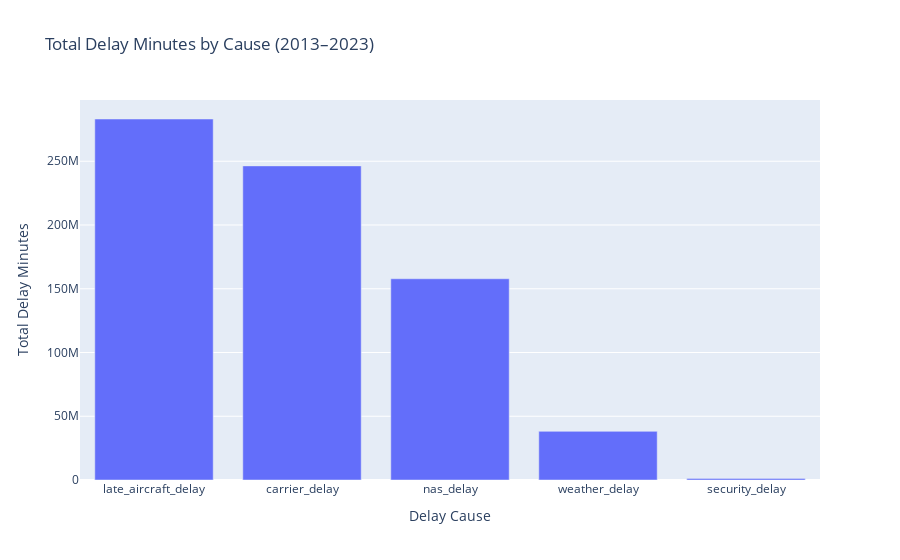

Here is the notebook cell this chart was saved with:
### Code cell
# Visualization of Total Delay Sources

fig = px.bar(
    x=total_delays.index,          
    y=total_delays.values,         
    title="Total Delay Minutes by Cause (2013–2023)",
    labels={"x": "Delay Cause", "y": "Total Delay Minutes"} 
)

fig.show()

### Figure 1 — Plotly figure (JSON) as saved in the notebook; plotly's stock layout.template omitted (floating-point values rounded to 4 significant figures)
{"data": [{"hovertemplate": "Delay Cause=%{x}<br>Total Delay Minutes=%{y}<extra></extra>", "legendgroup": "", "marker": {"color": "#636efa", "pattern": {"shape": ""}}, "name": "", "orientation": "v", "showlegend": false, "textposition": "auto", "type": "bar", "x": ["late_aircraft_delay", "carrier_delay", "nas_delay", "weather_delay", "security_delay"], "xaxis": "x", "y": [283100000.0, 246400000.0, 157800000.0, 38150000.0, 1266000.0], "yaxis": "y"}], "layout": {"barmode": "relative", "legend": {"tracegroupgap": 0}, "title": {"text": "Total Delay Minutes by Cause (2013–2023)"}, "xaxis": {"anchor": "y", "domain": [0, 1], "title": {"text": "Delay Cause"}}, "yaxis": {"anchor": "x", "domain": [0, 1], "title": {"text": "Total Delay Minutes"}}}}
